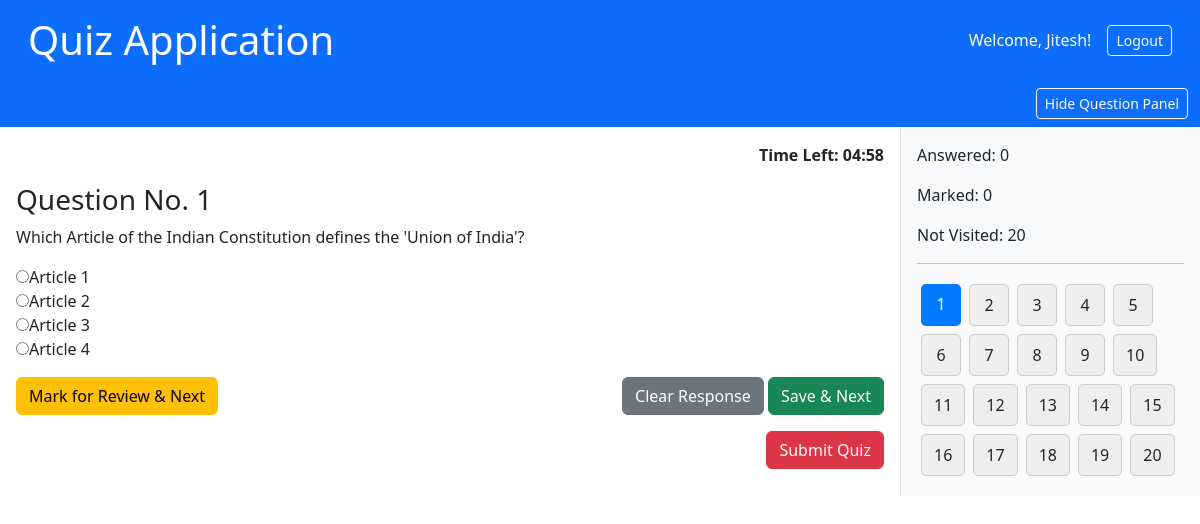
The page /quiz on the database as committed earlier.
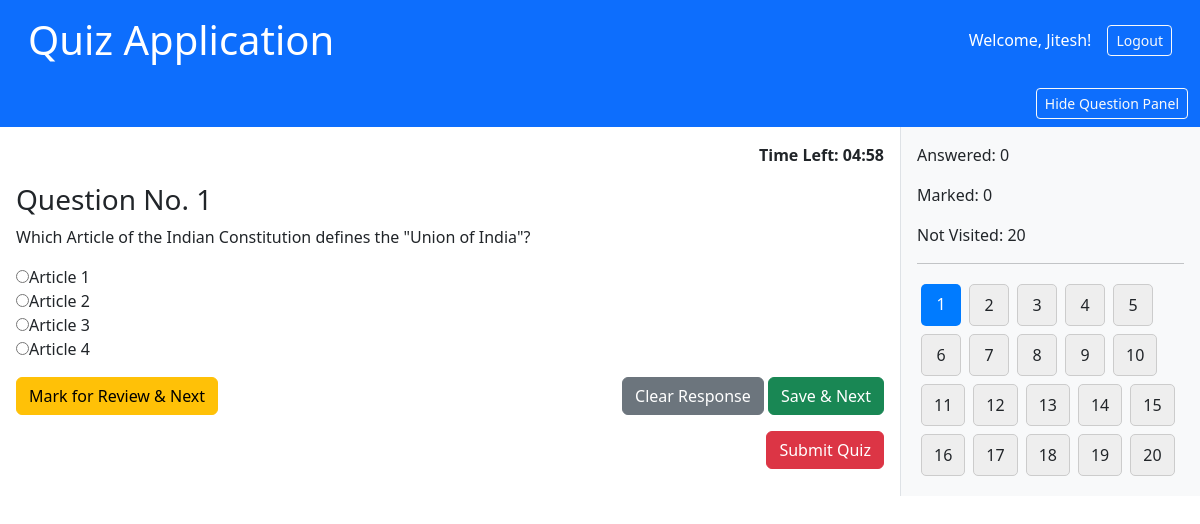
The same page on the database as committed later.
### tables this page shows
CREATE TABLE questions (
    id INTEGER PRIMARY KEY AUTOINCREMENT,
    question TEXT NOT NULL,
    option_a TEXT NOT NULL,
    option_b TEXT NOT NULL,
    option_c TEXT NOT NULL,
    option_d TEXT NOT NULL,
    correct_answer TEXT NOT NULL
);

### app.py (the view)
@app.route('/quiz') # Quiz page
def quiz():  # Corrected function name
    db = get_db()
    cur = db.execute("SELECT * FROM questions")
    questions = cur.fetchall()
    return render_template('index.html', questions=questions)

### app.py (called while the page is built)
def get_db():
    db = getattr(g, '_database', None)
    if db is None:
        db = g._database = sqlite3.connect(DATABASE)
        db.row_factory = sqlite3.Row
    return db

@app.teardown_appcontext
def close_connection(exception):
    db = getattr(g, '_database', None)
    if db is not None:
        db.close()

### templates/index.html (shortened to what this page needs)
<!DOCTYPE html>
<html lang="en">
<head>
    <link href="https://cdn.jsdelivr.net/npm/bootstrap@5.3.2/dist/css/bootstrap.min.css" rel="stylesheet">
    <link rel="stylesheet" href="{{ url_for('static', filename='style.css') }}">
</head>
<body>
    <header class="bg-primary text-white p-3">
        <div class="container-fluid d-flex justify-content-between align-items-center">
            <h1 class="m-0">Quiz Application</h1>
            <div class="d-flex align-items-center">
                <div class="me-3 text-end">
                    <p class="m-0">Welcome, Jitesh!</p>
                </div>
                <button class="btn btn-outline-light btn-sm">Logout</button>
            </div>
        </div>
    </header>
    <div class="container-fluid" id="main-container">
        <div class="row">
            <div class="col-12 d-flex justify-content-end bg-primary py-2">
                <button class="btn btn-outline-light btn-sm" id="toggle-panel">Hide Question Panel</button>
            </div>
            <div class="col-md-9 p-3" id="main-question-area">
                <div class="d-flex justify-content-end mb-3">
                    <div id="timer" class="fw-bold">Time Left: 10:00</div>
                </div>
                <form method="POST" action="/result" id="quiz-form">
                    <div id="question-area">
                        {% for question in questions %}
                        <div class="question" id="q{{ question['id'] }}" data-question-id="{{ question['id'] }}" {% if loop.index != 1 %}style="display: none;"{% endif %}>
                            <h3>Question No. {{ question['id'] }}</h3>
                            <p>{{ question['question'] }}</p>
                            <ul class="options list-unstyled">
                                <li><input type="radio" name="q{{ question['id'] }}" value="a" id="q{{ question['id'] }}a"><label for="q{{ question['id'] }}a">{{ question['option_a'] }}</label></li>
                                <li><input type="radio" name="q{{ question['id'] }}" value="b" id="q{{ question['id'] }}b"><label for="q{{ question['id'] }}b">{{ question['option_b'] }}</label></li>
                                <li><input type="radio" name="q{{ question['id'] }}" value="c" id="q{{ question['id'] }}c"><label for="q{{ question['id'] }}c">{{ question['option_c'] }}</label></li>
                                <li><input type="radio" name="q{{ question['id'] }}" value="d" id="q{{ question['id'] }}d"><label for="q{{ question['id'] }}d">{{ question['option_d'] }}</label></li>
                            </ul>
                        </div>
                        {% endfor %}
                    </div>
                    <div class="d-flex justify-content-between">
                        <button class="btn btn-warning" id="mark-review" type="button">Mark for Review & Next</button>
                        <div>
                            <button class="btn btn-secondary" id="clear-response" type="button">Clear Response</button>
                            <button class="btn btn-success" id="save-next" type="button">Save & Next</button>
                        </div>
                    </div>
                    <div class="d-flex justify-content-end mt-3">
                        <button class="btn btn-danger" type="submit" id="submit-quiz">Submit Quiz</button>
                    </div>
                </form>
            </div>
            <div class="col-md-3 bg-light p-3 border-start collapse show" id="right-panel">
                <div id="user-info" class="mb-3">
                    <p>Answered: <span id="answered">0</span></p>
                    <p>Marked: <span id="marked">0</span></p>
                    <p>Not Visited: <span id="not-visited">0</span></p>
                </div>
                <hr>
                <div id="question-numbers" class="d-flex flex-wrap"></div>
            </div>
        </div>
    </div>
</body>
</html>

### static/style.css (style rules this page uses)
#question-numbers { display: flex; flex-wrap: wrap; justify-content: left; }
#main-container { min-height: 100vh; }
#main-question-area { transition: flex-basis 0.3s ease; }
#right-panel { transition: width 0.3s ease; }

Rows that differ between the two databases and show on the page:
changed questions "Article 1": question "Which Article of the Indian Constitution defines the 'Union of India'?" → "Which Article of the Indian Constitution defines the \"Union of India\"?"
